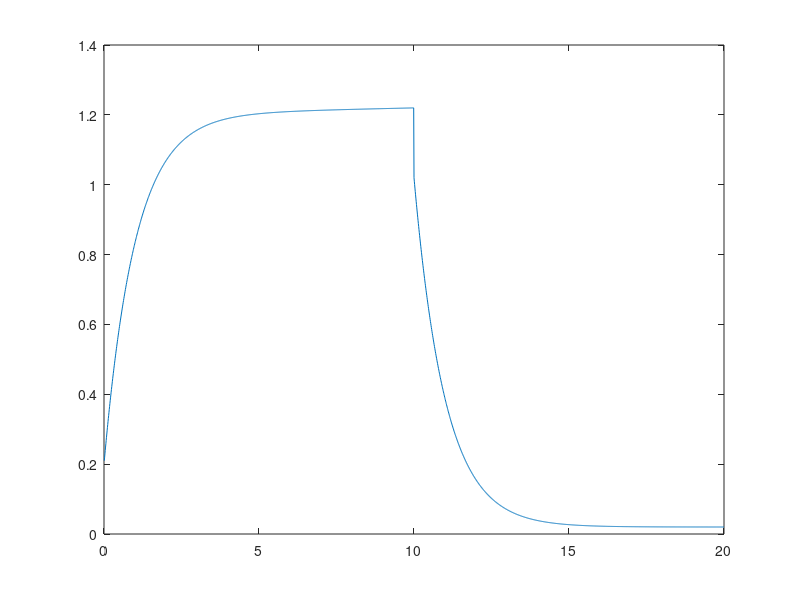

Source code (MATLAB):
clear;

sigma = 10^8;
E1 = 5*10^8;
E2 = 10^8;
eta2 = 10^8;
tau2 = eta2/E2;     %tau2 = 1;
eta3 = 5*10^10;

for i = 1:1000
    t(i) = i/100;
    epsilon(i) = sigma/E1 + (sigma/E2)*(1-exp(-t(i)/tau2)) + (sigma/eta3)*t(i);
end

epsilon(1000) = (sigma/E2)*(1-exp(-10/tau2)) + (sigma/eta3)*10;

for i = 1001:2000
    t(i) = i/100;
    epsilon(i) = (sigma/E2)*(1-exp(-(10)/tau2))*exp(-(t(i)-10)/tau2) + (sigma/eta3)*(10);
end

plot(t,epsilon);